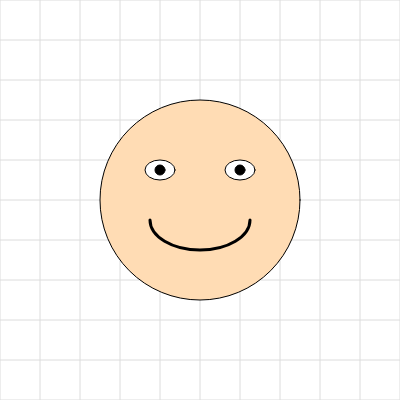
Frame 1 (no input)
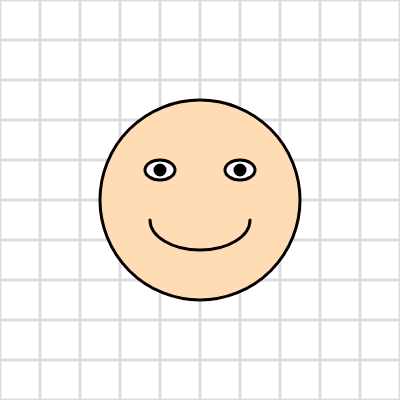
Frame 2 (the mouse pressed at the canvas centre, redrawn once)

The p5.js sketch that drew these frames (run headless with seeded random() and noise() and a simulated clock; the mouse was pressed at the canvas centre and the sketch redrawn once):

// p5.js sketch
// ── sketch.js
function setup() {
  createCanvas(400, 400);
  noLoop(); // Stop looping since this version is static
}

function draw() {
  background(255); // White background
  drawGrid();

  // Head
  fill(255, 220, 180);
  stroke(0);
  ellipse(200, 200, 200, 200); // Face circle

  // Eyes
  fill(255); // White eyes
  ellipse(160, 170, 30, 20);
  ellipse(240, 170, 30, 20);

  // Pupils
  fill(0);
  ellipse(160, 170, 10, 10);
  ellipse(240, 170, 10, 10);

  // Smile
  noFill();
  stroke(0);
  strokeWeight(3);
  arc(200, 220, 100, 60, 0, PI); // Smile arc
}

// Optional: draw 40x40 grid for reference
function drawGrid() {
  stroke(220);
  for (let x = 0; x <= width; x += 40) {
    line(x, 0, x, height);
  }
  for (let y = 0; y <= height; y += 40) {
    line(0, y, width, y);
  }
}
